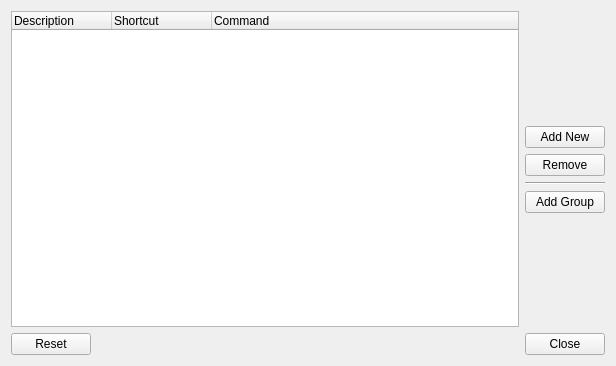
<?xml version="1.0" encoding="UTF-8"?>
<ui version="4.0">
 <class>ShortcutConfigWindow</class>
 <widget class="QWidget" name="ShortcutConfigWindow">
  <property name="geometry">
   <rect>
    <x>0</x>
    <y>0</y>
    <width>616</width>
    <height>366</height>
   </rect>
  </property>
  <property name="windowTitle">
   <string>Razor Shortcut Editor</string>
  </property>
  <layout class="QVBoxLayout" name="mainLayout">
   <item>
    <layout class="QHBoxLayout" name="horizontalLayout">
     <item>
      <widget class="QTreeWidget" name="mTreeWidget">
       <property name="contextMenuPolicy">
        <enum>Qt::CustomContextMenu</enum>
       </property>
       <property name="alternatingRowColors">
        <bool>true</bool>
       </property>
       <column>
        <property name="text">
         <string>Description</string>
        </property>
       </column>
       <column>
        <property name="text">
         <string>Shortcut</string>
        </property>
       </column>
       <column>
        <property name="text">
         <string>Command</string>
        </property>
       </column>
      </widget>
     </item>
     <item>
      <layout class="QVBoxLayout" name="verticalLayout">
       <item>
        <spacer name="verticalSpacer">
         <property name="orientation">
          <enum>Qt::Vertical</enum>
         </property>
         <property name="sizeHint" stdset="0">
          <size>
           <width>20</width>
           <height>40</height>
          </size>
         </property>
        </spacer>
       </item>
       <item>
        <widget class="QPushButton" name="addNewButton">
         <property name="text">
          <string>Add New</string>
         </property>
        </widget>
       </item>
       <item>
        <widget class="QPushButton" name="removeSelectedButton">
         <property name="text">
          <string>Remove</string>
         </property>
        </widget>
       </item>
       <item>
        <widget class="Line" name="line">
         <property name="orientation">
          <enum>Qt::Horizontal</enum>
         </property>
        </widget>
       </item>
       <item>
        <widget class="QPushButton" name="addGroupButton">
         <property name="text">
          <string>Add Group</string>
         </property>
        </widget>
       </item>
       <item>
        <spacer name="verticalSpacer_2">
         <property name="orientation">
          <enum>Qt::Vertical</enum>
         </property>
         <property name="sizeHint" stdset="0">
          <size>
           <width>20</width>
           <height>40</height>
          </size>
         </property>
        </spacer>
       </item>
      </layout>
     </item>
    </layout>
   </item>
   <item>
    <layout class="QHBoxLayout" name="horizontalLayout_2">
     <item>
      <widget class="QPushButton" name="resetButton">
       <property name="text">
        <string>Reset</string>
       </property>
      </widget>
     </item>
     <item>
      <spacer name="horizontalSpacer">
       <property name="orientation">
        <enum>Qt::Horizontal</enum>
       </property>
       <property name="sizeHint" stdset="0">
        <size>
         <width>40</width>
         <height>20</height>
        </size>
       </property>
      </spacer>
     </item>
     <item>
      <widget class="QPushButton" name="closeButton">
       <property name="text">
        <string>Close</string>
       </property>
      </widget>
     </item>
    </layout>
   </item>
  </layout>
 </widget>
 <resources/>
 <connections/>
</ui>
